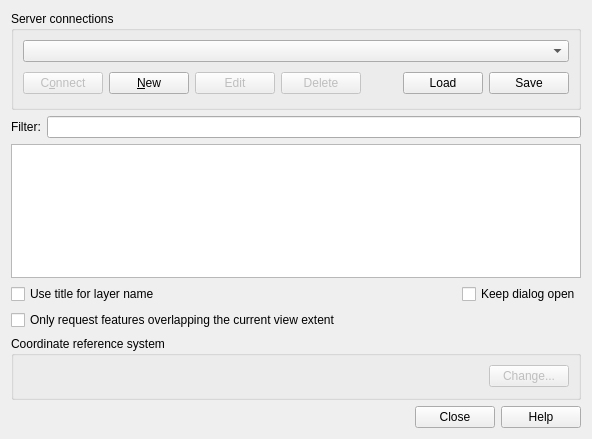
<?xml version="1.0" encoding="UTF-8"?>
<ui version="4.0">
 <class>WFSSourceSelectBase</class>
 <widget class="QDialog" name="WFSSourceSelectBase">
  <property name="geometry">
   <rect>
    <x>0</x>
    <y>0</y>
    <width>592</width>
    <height>439</height>
   </rect>
  </property>
  <property name="windowTitle">
   <string>Add WFS Layer from a Server</string>
  </property>
  <layout class="QGridLayout" name="gridLayout">
   <item row="2" column="0">
    <widget class="QTreeView" name="treeView">
     <property name="editTriggers">
      <set>QAbstractItemView::NoEditTriggers</set>
     </property>
     <property name="alternatingRowColors">
      <bool>true</bool>
     </property>
     <property name="selectionMode">
      <enum>QAbstractItemView::ExtendedSelection</enum>
     </property>
     <property name="sortingEnabled">
      <bool>true</bool>
     </property>
     <attribute name="headerVisible">
      <bool>true</bool>
     </attribute>
    </widget>
   </item>
   <item row="5" column="0">
    <widget class="QCheckBox" name="cbxFeatureCurrentViewExtent">
     <property name="text">
      <string>Only request features overlapping the current view extent</string>
     </property>
    </widget>
   </item>
   <item row="0" column="0">
    <widget class="QGroupBox" name="GroupBox1">
     <property name="title">
      <string>Server connections</string>
     </property>
     <layout class="QGridLayout" name="gridLayout_2">
      <item row="0" column="0">
       <widget class="QComboBox" name="cmbConnections"/>
      </item>
      <item row="1" column="0">
       <layout class="QHBoxLayout" name="horizontalLayout">
        <item>
         <widget class="QPushButton" name="btnConnect">
          <property name="enabled">
           <bool>false</bool>
          </property>
          <property name="text">
           <string>C&amp;onnect</string>
          </property>
         </widget>
        </item>
        <item>
         <widget class="QPushButton" name="btnNew">
          <property name="text">
           <string>&amp;New</string>
          </property>
         </widget>
        </item>
        <item>
         <widget class="QPushButton" name="btnEdit">
          <property name="enabled">
           <bool>false</bool>
          </property>
          <property name="text">
           <string>Edit</string>
          </property>
         </widget>
        </item>
        <item>
         <widget class="QPushButton" name="btnDelete">
          <property name="enabled">
           <bool>false</bool>
          </property>
          <property name="text">
           <string>Delete</string>
          </property>
         </widget>
        </item>
        <item>
         <spacer>
          <property name="orientation">
           <enum>Qt::Horizontal</enum>
          </property>
          <property name="sizeType">
           <enum>QSizePolicy::Expanding</enum>
          </property>
          <property name="sizeHint" stdset="0">
           <size>
            <width>171</width>
            <height>30</height>
           </size>
          </property>
         </spacer>
        </item>
        <item>
         <widget class="QPushButton" name="btnLoad">
          <property name="toolTip">
           <string>Load connections from file</string>
          </property>
          <property name="text">
           <string>Load</string>
          </property>
         </widget>
        </item>
        <item>
         <widget class="QPushButton" name="btnSave">
          <property name="toolTip">
           <string>Save connections to file</string>
          </property>
          <property name="text">
           <string>Save</string>
          </property>
         </widget>
        </item>
       </layout>
      </item>
     </layout>
    </widget>
   </item>
   <item row="1" column="0">
    <layout class="QHBoxLayout" name="horizontalLayoutFilter">
     <item>
      <widget class="QLabel" name="labelFilter">
       <property name="enabled">
        <bool>true</bool>
       </property>
       <property name="text">
        <string>Filter:</string>
       </property>
       <property name="buddy">
        <cstring>lineFilter</cstring>
       </property>
      </widget>
     </item>
     <item>
      <widget class="QLineEdit" name="lineFilter">
       <property name="enabled">
        <bool>true</bool>
       </property>
       <property name="toolTip">
        <string>Display WFS FeatureTypes containing this word in the title, name or abstract</string>
       </property>
       <property name="whatsThis">
        <string>Display WFS FeatureTypes containing this word in the title, name or abstract</string>
       </property>
      </widget>
     </item>
    </layout>
   </item>
   <item row="7" column="0">
    <widget class="QDialogButtonBox" name="buttonBox">
     <property name="orientation">
      <enum>Qt::Horizontal</enum>
     </property>
     <property name="standardButtons">
      <set>QDialogButtonBox::Close|QDialogButtonBox::Help</set>
     </property>
    </widget>
   </item>
   <item row="6" column="0">
    <widget class="QGroupBox" name="gbCRS">
     <property name="title">
      <string>Coordinate reference system</string>
     </property>
     <layout class="QHBoxLayout">
      <property name="spacing">
       <number>6</number>
      </property>
      <property name="leftMargin">
       <number>9</number>
      </property>
      <property name="topMargin">
       <number>9</number>
      </property>
      <property name="rightMargin">
       <number>9</number>
      </property>
      <property name="bottomMargin">
       <number>9</number>
      </property>
      <item>
       <widget class="QLabel" name="labelCoordRefSys">
        <property name="text">
         <string/>
        </property>
       </widget>
      </item>
      <item>
       <spacer>
        <property name="orientation">
         <enum>Qt::Horizontal</enum>
        </property>
        <property name="sizeType">
         <enum>QSizePolicy::Expanding</enum>
        </property>
        <property name="sizeHint" stdset="0">
         <size>
          <width>441</width>
          <height>23</height>
         </size>
        </property>
       </spacer>
      </item>
      <item>
       <widget class="QPushButton" name="btnChangeSpatialRefSys">
        <property name="enabled">
         <bool>false</bool>
        </property>
        <property name="text">
         <string>Change...</string>
        </property>
       </widget>
      </item>
     </layout>
    </widget>
   </item>
   <item row="4" column="0">
    <layout class="QHBoxLayout" name="horizontalLayout_4">
     <item>
      <widget class="QCheckBox" name="cbxUseTitleLayerName">
       <property name="text">
        <string>Use title for layer name</string>
       </property>
      </widget>
     </item>
     <item>
      <spacer name="horizontalSpacer">
       <property name="orientation">
        <enum>Qt::Horizontal</enum>
       </property>
       <property name="sizeHint" stdset="0">
        <size>
         <width>40</width>
         <height>20</height>
        </size>
       </property>
      </spacer>
     </item>
     <item>
      <widget class="QCheckBox" name="mHoldDialogOpen">
       <property name="text">
        <string>Keep dialog open</string>
       </property>
      </widget>
     </item>
    </layout>
   </item>
  </layout>
 </widget>
 <tabstops>
  <tabstop>cmbConnections</tabstop>
  <tabstop>btnConnect</tabstop>
  <tabstop>btnNew</tabstop>
  <tabstop>btnEdit</tabstop>
  <tabstop>btnDelete</tabstop>
  <tabstop>btnLoad</tabstop>
  <tabstop>btnSave</tabstop>
  <tabstop>lineFilter</tabstop>
  <tabstop>treeView</tabstop>
  <tabstop>cbxUseTitleLayerName</tabstop>
  <tabstop>mHoldDialogOpen</tabstop>
  <tabstop>cbxFeatureCurrentViewExtent</tabstop>
  <tabstop>btnChangeSpatialRefSys</tabstop>
 </tabstops>
 <resources/>
 <connections/>
</ui>
